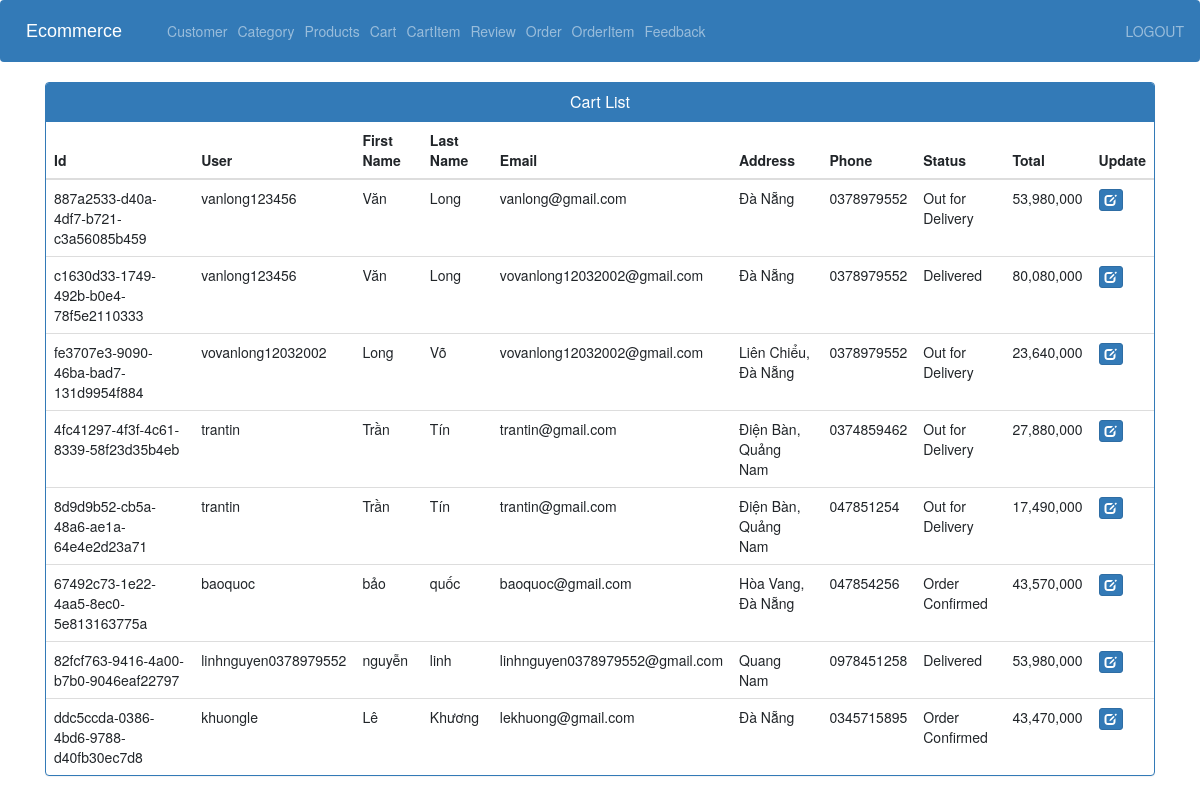
Page /order_view_admin/ (signed in) on the earlier database version.
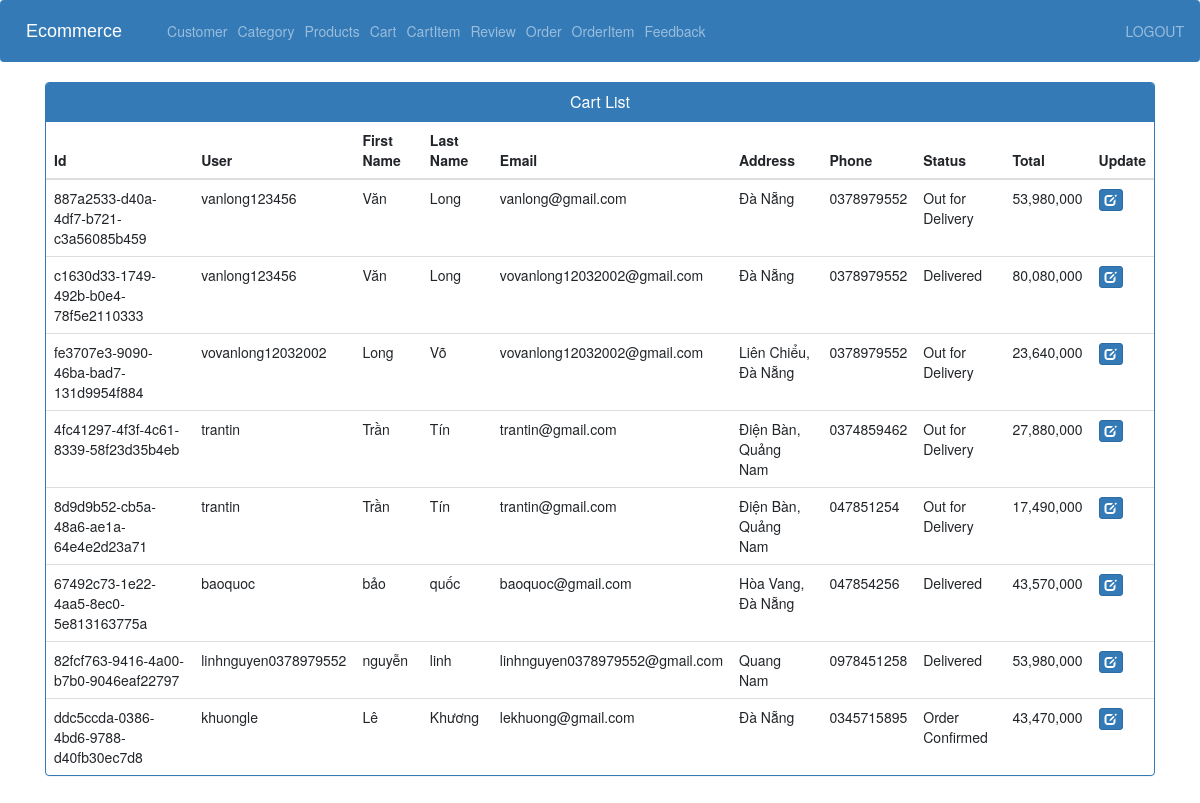
Same page on the later database version.
### store/models.py (models this page shows)
class Order(models.Model):
    STATUS =(
        ('Pending','Pending'),
        ('Order Confirmed','Order Confirmed'),
        ('Out for Delivery','Out for Delivery'),
        ('Delivered','Delivered'),
    )
    id = models.UUIDField(default=uuid.uuid4, primary_key=True)
    user = models.ForeignKey(User, on_delete=models.CASCADE)
    first_name = models.CharField(max_length=255)
    last_name = models.CharField(max_length=255)
    email = models.EmailField(max_length=255)
    address = models.CharField(max_length=255)
    phone = models.CharField(max_length=255)
    date_ordered = models.DateTimeField(auto_now_add=True)
    status=models.CharField(max_length=50,null=True,choices=STATUS, default='Pending')
    total = models.FloatField()

### store/views.py (the view)
# urls.py: path('order_view_admin/',views.order_view_admin, name='order_view_admin'),
@login_required(login_url='adminlogin')
def order_view_admin(request):
    order_list= Order.objects.all()
    page = request.GET.get('page', 1)
    paginator = Paginator(order_list, 10)
    try:
        orders = paginator.page(page)
    except PageNotAnInteger:
        orders = paginator.page(1)
    except EmptyPage:
        orders = paginator.page(paginator.num_pages)
    context = {'orders':orders}
    return render(request, 'admin/view_order.html',context)

### store/templates/admin/view_order.html (shortened to what this page needs)
{% extends 'admin/admin_base.html' %}
{% load static %}
{% block content %}
<head>
  <link href="//netdna.bootstrapcdn.com/bootstrap/3.0.0/css/bootstrap.min.css" rel="stylesheet" id="bootstrap-css">
</head>
<div class="container vh-100">
  <div class="panel panel-primary">
    <div class="panel-heading">
      <h6 class="panel-title">Cart List</h6>
    </div>
    <table class="table table-hover" id="dev-table">
      <thead>
        <tr>
          <th>Id </th>
          <th>User</th>
          <th>First Name</th>
          <th>Last Name</th>
          <th>Email</th>
          <th>Address</th>
          <th>Phone</th>
          <th>Status</th>
          <th>Total</th>
          <th>Update</th>
        </tr>
      </thead>
      {% for p in orders %}
      {% if p %}
      <tr>
        <td> {{p.id}}</td>
        <td>{{ p.user.username }}</td>
        <td>{{p.first_name}}</td>
        <td>{{p.last_name}}</td>
        <td>{{p.email}}</td>
        <td>{{p.address}}</td>
        <td>{{p.phone}}</td>
        <td>{{p.status}}</td>
        <td>{{p.total|floatformat:"g"}}</td>
        <td><a class="btn btn-primary btn-xs" href="{% url 'view_update_order' p.id %}"><span class="glyphicon glyphicon-edit"></span></a></td>
      </tr>
      {%else%}
      <br><br><br>
      <h1>no products</h1>
      {% endif %}
      {% endfor %}
    </table>
  </div>
</div>
{% endblock content %}

Differences in the rows shown:
changed Order "67492c73-1e22-4aa5-8ec0-5e813163775a": status "Order Confirmed" → "Delivered"
